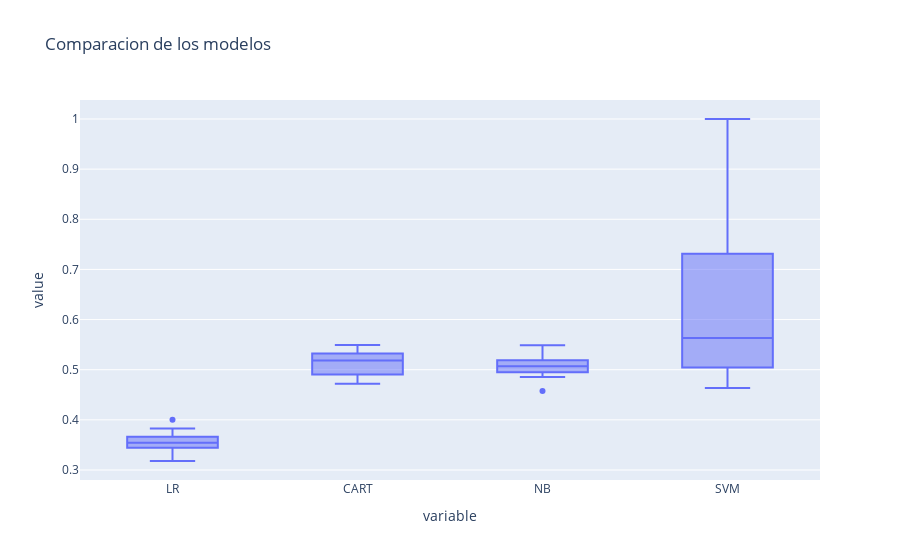

Here is the notebook cell this chart was saved with:
### Code cell
result_df = pd.DataFrame(results, index=names).T
px.box(result_df,title = 'Comparacion de los modelos')

### Figure 1 — Plotly figure (JSON) as saved in the notebook; plotly's stock layout.template omitted (floating-point values rounded to 4 significant figures)
{"data": [{"alignmentgroup": "True", "hovertemplate": "variable=%{x}<br>value=%{y}<extra></extra>", "legendgroup": "", "marker": {"color": "#636efa"}, "name": "", "notched": false, "offsetgroup": "", "orientation": "v", "showlegend": false, "type": "box", "x": ["LR", "LR", "LR", "LR", "LR", "LR", "LR", "LR", "LR", "LR", "CART", "CART", "CART", "CART", "CART", "CART", "CART", "CART", "CART", "CART", "NB", "NB", "NB", "NB", "NB", "NB", "NB", "NB", "NB", "NB", "SVM", "SVM", "SVM", "SVM", "SVM", "SVM", "SVM", "SVM", "SVM", "SVM"], "x0": " ", "xaxis": "x", "y": [0.3556, 0.4, 0.346, 0.3179, 0.3596, 0.3528, 0.3333, 0.3663, 0.3829, 0.3442, 0.5493, 0.5324, 0.5191, 0.4942, 0.4763, 0.5275, 0.534, 0.5174, 0.4905, 0.4718, 0.5141, 0.5, 0.4575, 0.5145, 0.5489, 0.4951, 0.4854, 0.5233, 0.519, 0.4985, 1, 0.5412, 0.5367, 0.4855, 0.4637, 0.589, 0.5858, 0.8634, 0.731, 0.5045], "y0": " ", "yaxis": "y"}], "layout": {"boxmode": "group", "legend": {"tracegroupgap": 0}, "title": {"text": "Comparacion de los modelos"}, "xaxis": {"anchor": "y", "domain": [0, 1], "title": {"text": "variable"}}, "yaxis": {"anchor": "x", "domain": [0, 1], "title": {"text": "value"}}}}
